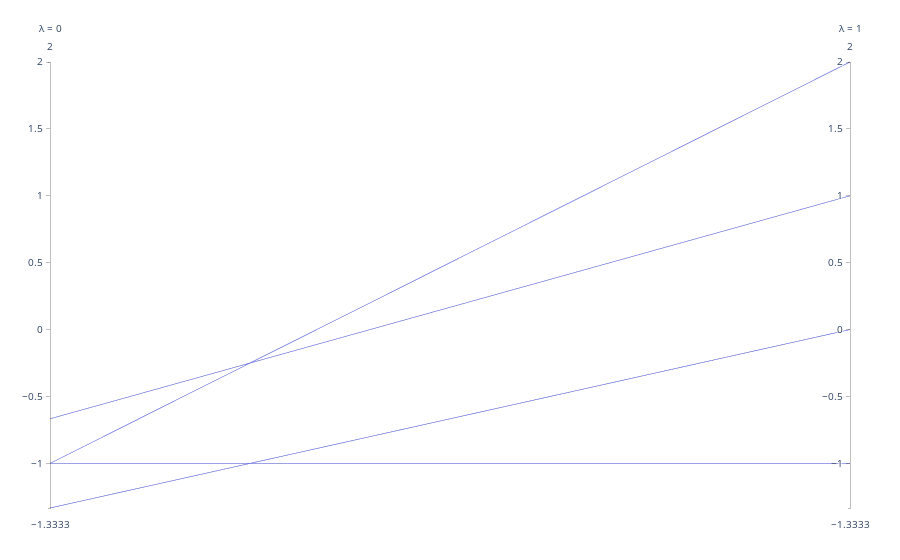

The cell this chart's notebook holds for it:
### Code cell
# Get the ranges
ub = maximum([maximum(intercepts[:,1]), maximum(intercepts[:,2])])
lb = minimum([minimum(intercepts[:,1]), minimum(intercepts[:,2])])
# Make a parallel coordinates plot with the intercepts, with thick lines



p = parcoords(;
    dimensions = [
        attr(range = [lb, ub], label = "λ = 0", values = intercepts[:,1]),
        attr(range = [lb, ub], label = "λ = 1", values = intercepts[:,2])
    ]
)
plot(p)

### Figure 1 — Plotly figure (JSON) as saved in the notebook; plotly's stock layout.template omitted (floating-point values rounded to 4 significant figures)
{"data": [{"dimensions": [{"label": "λ = 0", "range": [-1.333, 2], "values": [-1, -0.6667, -1.333, -1]}, {"label": "λ = 1", "range": [-1.333, 2], "values": [2, 1.0, 1.11e-16, -1]}], "type": "parcoords"}], "layout": {"margin": {"b": 50, "l": 50, "r": 50, "t": 60}}}
